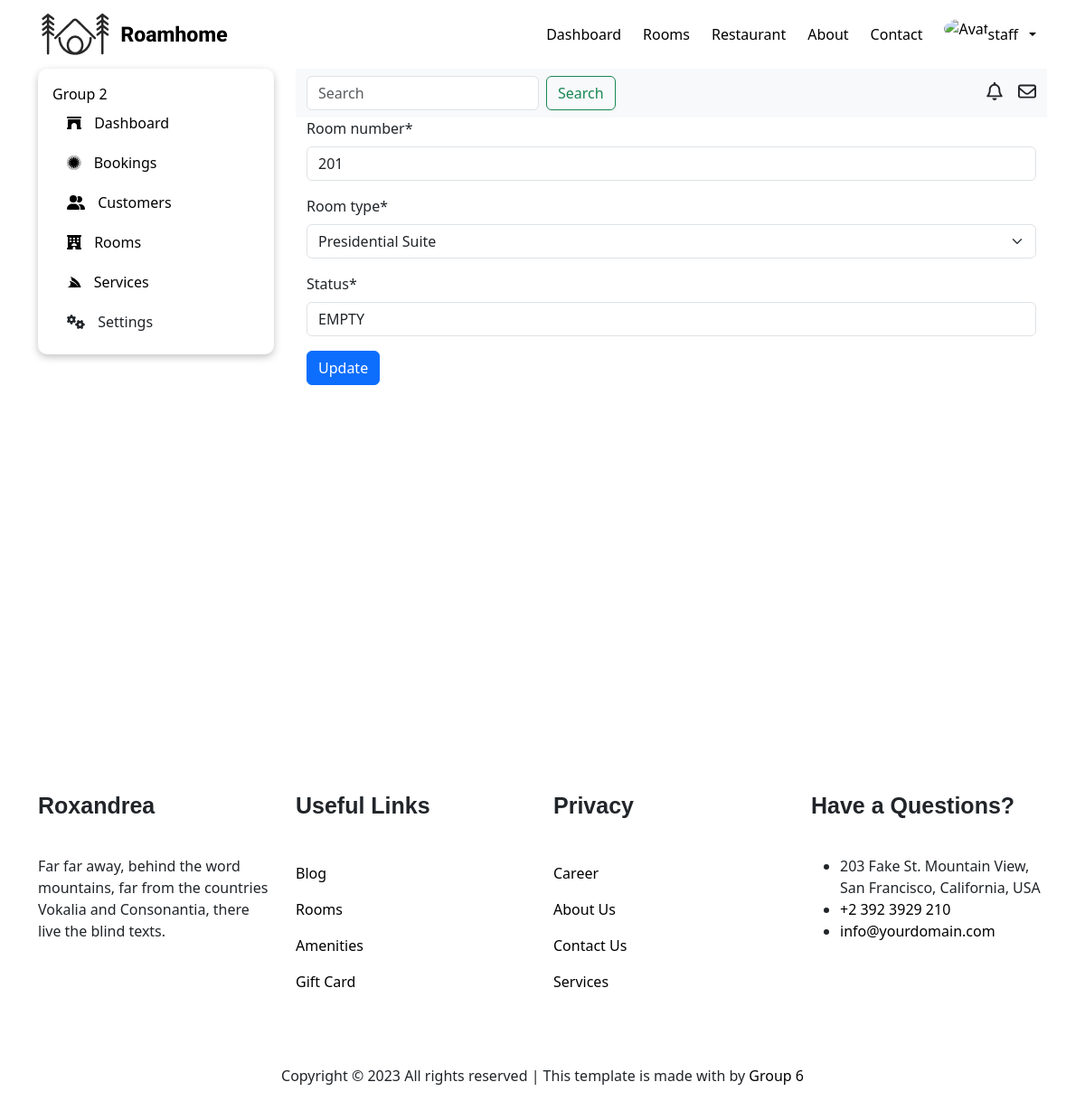
The app's page /wp-admin/rooms/update/1 (signed in) with its own data.
### user/models.py (models this page shows, shortened)
class User(AbstractBaseUser, PermissionsMixin):
    class Meta:
        db_table = 'user'
    username = models.CharField(max_length=20, unique=True)
    email = models.EmailField(_('email address'), unique=True)
    role = models.CharField(max_length=10, choices=Roles.choices, default=Roles.USER)
    is_staff = models.BooleanField(default=False)
    created_at = models.DateTimeField(auto_now_add=True)
    updated_at = models.DateTimeField(auto_now=True)
    status = models.BooleanField(default=True)
    objects = CustomUserManager()
    USERNAME_FIELD = 'username'
    REQUIRED_FIELDS = ['email']

### room/models.py (models this page shows)
class Room(models.Model):
    class Meta:
        db_table = 'room'
    class Status(models.TextChoices):
        EMPTY = 'EMPTY'
        CLEAN = 'CLEAN'
        BOOKED = 'BOOKED'
    room_number = models.CharField(max_length=10)
    status = models.CharField(max_length=10, choices=Status.choices, default=Status.EMPTY)
    room_type = models.ForeignKey(RoomType, on_delete=models.CASCADE)

### manager/views.py (the view)
# urls.py: path('rooms/update/<int:id>', manager.update_room, name='update-room'),
def update_room(request, id):
    room = get_object_or_404(Room, pk=id)
    if request.method == 'POST':
        form = UpdateRoomForm(request.POST)
        if form.is_valid():
            room.room_number = form.cleaned_data['room_number']
            room.room_type = form.cleaned_data['room_type']
            room.status = form.cleaned_data['status']
            room.save()
            return redirect('all-room')
    else:
        form = UpdateRoomForm(initial={ 'room_number': room.room_number, 'room_type': room.room_type, 'status': room.status })
    return render(request, 'room/update-room.html', { 'form': form })

### manager/forms.py
class UpdateRoomForm(forms.Form):
    room_number = forms.CharField(label="Room number")
    room_type = forms.ModelChoiceField(
        queryset=RoomType.objects.all(),
        to_field_name='name',
        widget=forms.Select(attrs={'class': 'form-control'})
    )
    status = forms.CharField(label="Status")

### room/models.py (called while the page is built)
    def __str__(self):
        return self.name

### room/templates/room/update-room.html (shortened to what this page needs)
{% extends 'manager/pages/dashboard.html' %}
{% load crispy_forms_tags %}
{% block dashboard_section %}
<main>
    <div class="container">
        <form action="" method="POST">
            {{ form|crispy }}
            <div>
                <button type="submit" class="btn btn-primary">Update</button>
            </div>
        </form>
    </div>
</main>
{% endblock %}

### manager/templates/manager/components/header.html (shortened to what this page needs)
{% load static %}
<header>
    <nav class="navbar navbar-expand-lg">
        <div class="container">
            <a class="navbar-brand" href="/">
                <img src="{% static 'manager/images/logo.png' %}" alt="Logo">
            </a>
            <div class="collapse navbar-collapse" id="navbarNav">
                <ul class="navbar-nav me-auto mb-2 mb-lg-0">
                    {% if user.is_authenticated and user.role == 'STAFF' %}
                        <li class="nav-item">
                            <a class="nav-link active" aria-current="page" href="{% url 'dashboard' %}"
                                >Dashboard</a
                            >
                        </li>
                    {% else %}
                    <li class="nav-item">
                        <a class="nav-link {% if request.path == '/'%}nav-active{% endif %}" aria-current="page" href="/"
                            >Home</a
                        >
                    </li>
                    {% endif %}
                    <li class="nav-item">
                        <a
                            class="nav-link {% if request.path == '/rooms/'%}nav-active{% endif %}"
                            aria-current="page"
                            href="{% url 'all-rooms' %}"
                            >Rooms</a
                        >
                    </li>
                    <li class="nav-item">
                        <a class="nav-link" aria-current="page" href="#"
                            >Restaurant</a
                        >
                    </li>
                    <li class="nav-item">
                        <a class="nav-link {% if request.path == '/about/'%}nav-active{% endif %}" aria-current="page" href="{% url 'about' %}"
                            >About</a
                        >
                    </li>
                    <li class="nav-item">
                        <a class="nav-link {% if request.path == '/contact/'%}nav-active{% endif %}" aria-current="page" href="#"
                            >Contact</a
                        >
                    </li>
                </ul>
                <div class="d-flex gap-2">
                    {% if user.is_authenticated %}
                    <div
                        class="collapse navbar-collapse"
                        id="navbarNavDropdown"
                    >
                        <ul class="navbar-nav">
                            <li class="nav-item dropdown">
                                <a
                                    class="nav-link d-flex gap-2 align-items-center dropdown-toggle"
                                    href="#"
                                    role="button"
                                    data-bs-toggle="dropdown"
                                    aria-expanded="false"
                                >
                                    <div class="wrapper-avatar">
                                        <img
                                            src="https://images.unsplash.com/photo-1576266076037-1c6bd988abf8?q=80&w=1935&auto=format&fit=crop&ixlib=rb-4.0.3&ixid=M3wxMjA3fDB8MHxwaG90by1wYWdlfHx8fGVufDB8fHx8fA%3D%3D"
                                            alt="Avatar"
                                        />
                                    </div>
                                    <div>{{ user.username }}</div>
                                </a>
                            </li>
                        </ul>
                    </div>
                    {% endif %}
                </div>
            </div>
        </div>
    </nav>
</header>

### manager/static/manager/css/global.css (style rules this page uses)
body { height: 100vh; }

### manager/static/manager/css/header.css (style rules this page uses)
.navbar-collapse { flex-grow: 0 ; }
.nav-link { color: black; padding: 6px 12px !important; transition: .3s; }
.wrapper-avatar { width: 40px; height: 40px; }
.wrapper-avatar > img { width: 100%; height: 100%; border-radius: 50%; }

### manager/static/manager/css/footer.css (style rules this page uses)
a { color: black; text-decoration: none; }

### records on screen
User: username "staff"
Room: room_number "201", room_type "Presidential Suite", status "EMPTY"
